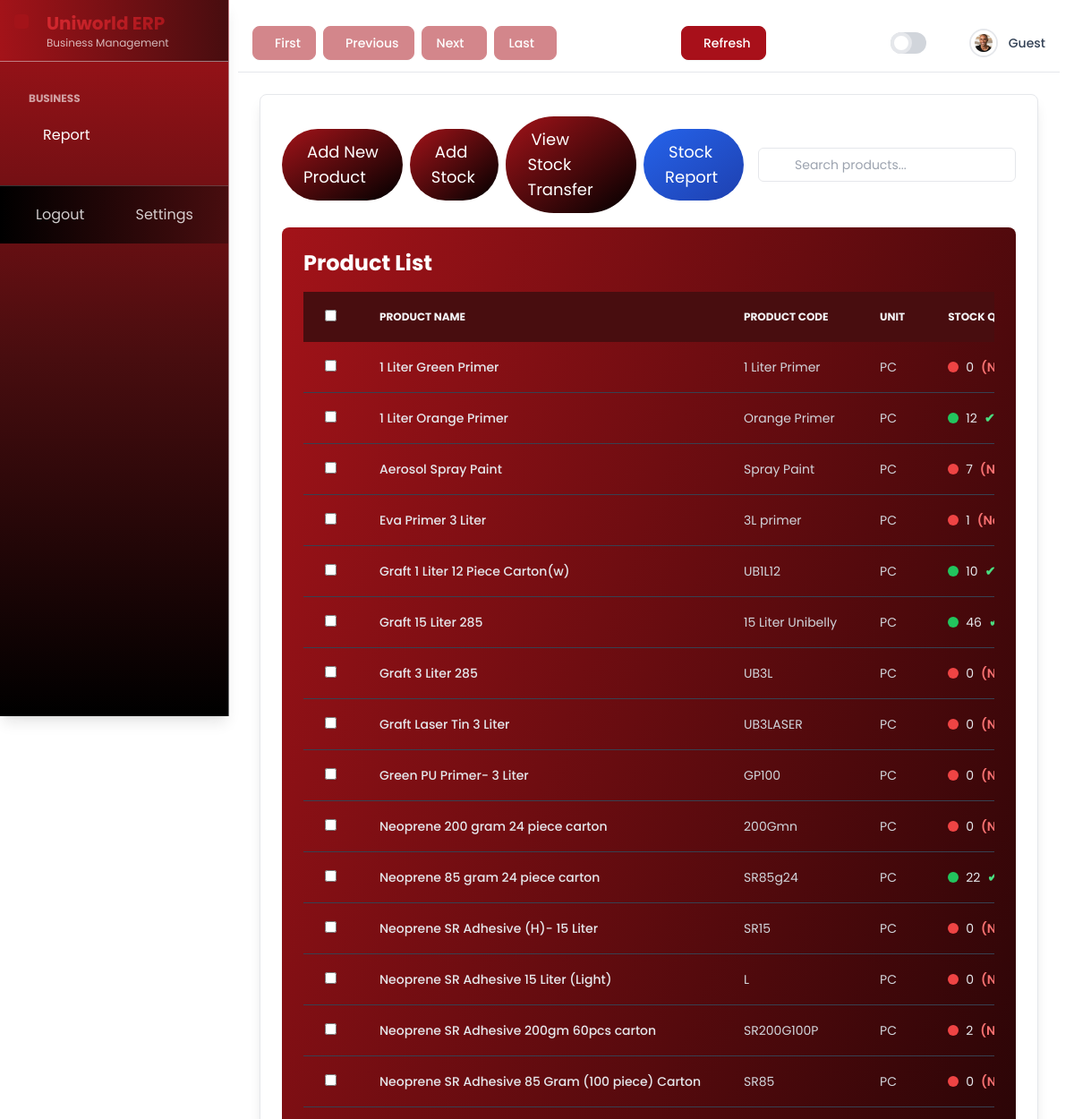
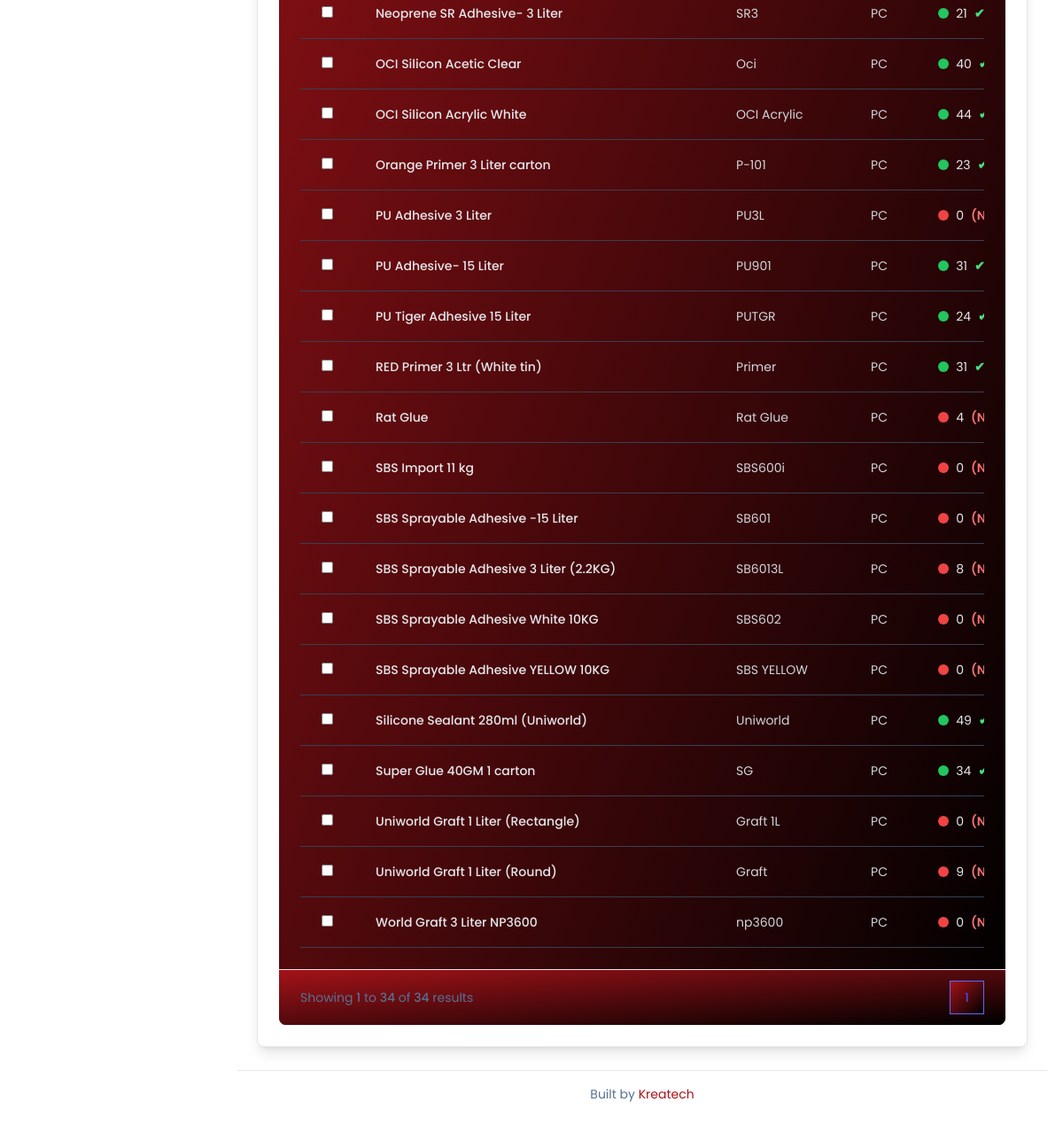
The app's page /erp/products/ with its own data (2 pictures, top to bottom).
### uniworlderp/models.py (models this page shows, shortened)
class Product(models.Model):
    CATEGORY_CHOICES = [
        ('Chemical', 'Chemical'),
        ('RawMaterials', 'Raw Materials'),
        ('Others', 'Others'),
    ]
    UNIT_CHOICES = [
        ('PC', 'PC'),
        ('CTN', 'CTN'),
        ('TIN', 'TIN'),
        ('Others', 'Others'),
    ]
    id = models.UUIDField(primary_key=True, default=uuid.uuid4, editable=False)
    name = models.CharField(max_length=255, db_index=True, verbose_name="Product Name")
    description = models.TextField(blank=True, null=True, verbose_name="Description (Pack Size)")
    category = models.CharField(
        max_length=50,
        choices=CATEGORY_CHOICES,
        default='Others',
        help_text="Select a category for the product."
    )
    stock_quantity = models.PositiveIntegerField(default=0)
    price = models.DecimalField(max_digits=10, decimal_places=2, default=0.00, verbose_name="Sales Price")
    unit = models.CharField(
        max_length=10,
        choices=UNIT_CHOICES,
        default='PC',
        verbose_name="Unit"
    )
    created_at = models.DateTimeField(auto_now_add=True)
    updated_at = models.DateTimeField(auto_now=True)
    owner = models.ForeignKey(settings.AUTH_USER_MODEL, on_delete=models.CASCADE, related_name='products')
    sku = models.CharField(max_length=50, unique=True, db_index=True, verbose_name="Product Code")
    is_active = models.BooleanField(default=True, help_text="Whether the product is active and available.")
    barcode = models.CharField(max_length=128, unique=True, null=True, blank=True)
    reorder_level = models.PositiveIntegerField(default=10, help_text="Stock level at which reorder is required.")
    image = models.ImageField(upload_to='product_images/', null=True, blank=True)
    discount_amount = models.DecimalField(
        max_digits=10,
        decimal_places=2,
        default=0,
        null=True,
        blank=True,
        help_text="Discount amount for the product."
        )
    class Meta:
        verbose_name = 'Product'
        verbose_name_plural = 'Products'
        ordering = ['name']  # Alphabetical ordering by name
        indexes = [
            models.Index(fields=['name', 'price']),
        ]

### uniworlderp/views/product_views.py (the view)
# urls.py: path('products/', product_views.ProductListView.as_view(), name='product_list'),
class ProductListView(ListView):
    model = Product
    template_name = 'product/list.html'
    context_object_name = 'products'
    paginate_by = 50
    def get_queryset(self):
        search_query = self.request.GET.get('search', '')
        queryset = Product.objects.all().order_by('name')  # Ensure alphabetical ordering
        if search_query:
            queryset = queryset.filter(
                Q(name__icontains=search_query) |
                Q(description__icontains=search_query)
            ).order_by('name')  # Maintain alphabetical ordering after search
        queryset = queryset.annotate(
            need_reorder=Case(
                When(stock_quantity__lt=F('reorder_level'), then=Value(True)),
                default=Value(False)
            ),
        )
        return queryset
    def get_context_data(self, **kwargs):
        context = super().get_context_data(**kwargs)
        context['search_query'] = self.request.GET.get('search', '')
        context['entity_type'] = self.request.GET.get('entity_type', '')
        context['verbose_name'] = self.model._meta.verbose_name_plural
        context['urls'] = {
            'add': 'customer_vendor:product_create',
            'add_stock': 'customer_vendor:add_stock',
            'view_stock_transfer': 'customer_vendor:stock_transfer_detailed_list',
        }
        return context

### myproject/context_processors.py (called while the page is built, shortened)
def app_menu_context(request):
    show_company_menu = False
    show_permission_menu = False
    show_dashboard_link = False
    show_customer_menu = False
    show_sales_employee_menu = False
    show_product_menu = False
    show_sales_order_menu = False
    show_purchase_menu = False
    show_invoice_menu   = False
    return {
        'show_company_menu': show_company_menu,
        'show_permission_menu': show_permission_menu,
        'show_dashboard_link': show_dashboard_link,
        'show_customer_menu': show_customer_menu,
        'show_sales_employee_menu': show_sales_employee_menu,
        'show_product_menu': show_product_menu,
        'show_sales_order_menu': show_sales_order_menu,
        'show_invoice_menu': show_invoice_menu,
        'show_purchase_menu': show_purchase_menu,
    }

### uniworlderp/templates/product/list.html (shortened to what this page needs)
{% extends "base.html" %}
{% load static %}
{% block main_content %}
<div class="bg-[hsl(var(--background))] rounded-lg shadow-lg overflow-hidden border border-[hsl(var(--border))]">
    <div class="p-6">
        <div class="flex flex-col sm:flex-row justify-between items-center mb-4 space-y-4 sm:space-y-0 sm:space-x-4">
            <div class="flex items-center space-x-2">
                <a href="{% url 'customer_vendor:product_create' %}" class="w-full sm:w-auto px-6 py-3 bg-gradient-to-br from-[#a31319] to-black text-white rounded-full hover:bg-opacity-90 focus:outline-none focus:ring-2 focus:ring-offset-2 focus:ring-[hsl(var(--ring))] text-lg">
                     Add New Product
                </a>
            <a
              href="{% url urls.add_stock %}"
              class="w-full sm:w-auto px-6 py-3 bg-gradient-to-br from-[#a31319] to-black text-white rounded-full hover:bg-opacity-90 focus:outline-none focus:ring-2 focus:ring-offset-2 focus:ring-[hsl(var(--ring))] text-lg"
            >
               Add Stock
            </a>
            <a
              href="{% url urls.view_stock_transfer %}"
              class="w-full sm:w-auto px-6 py-3 bg-gradient-to-br from-[#a31319] to-black text-white rounded-full hover:bg-opacity-90 focus:outline-none focus:ring-2 focus:ring-offset-2 focus:ring-[hsl(var(--ring))] text-lg"
            >
               View Stock Transfer
            </a>
            <a
              href="{% url 'customer_vendor:stock_report' %}"
              class="w-full sm:w-auto px-6 py-3 bg-gradient-to-br from-[#2563eb] to-[#1e40af] text-white rounded-full hover:bg-opacity-90 focus:outline-none focus:ring-2 focus:ring-offset-2 focus:ring-blue-500 text-lg"
            >
               Stock Report
            </a>
            </div>
            <form method="get" action="{% url 'customer_vendor:product_list' %}" class="relative w-full sm:w-auto">
                <input type="text" name="search" placeholder="Search products..." class="pl-10 pr-4 py-2 border border-[hsl(var(--border))] rounded-md focus:ring-indigo-500 focus:border-indigo-500 block w-full sm:w-72 sm:text-sm bg-[hsl(var(--background))]" value="{{ request.GET.search }}">
                <div class="absolute inset-y-0 left-0 pl-3 flex items-center pointer-events-none">
                </div>
            </form>
        </div>
        <div class="overflow-x-auto">
            <div class="bg-gradient-to-br from-[#a31319] to-black rounded-lg shadow-lg overflow-hidden">
                <div class="p-6">
                    <h2 class="text-2xl font-bold text-white mb-4">Product List</h2>
                    <div class="overflow-x-auto">
                        <table id="productTable" class="w-full text-sm text-left text-gray-200">
                            <thead class="text-xs uppercase bg-[#480d0f] text-gray-100">
                                <tr>
                                    <th scope="col" class="px-6 py-3">
                                        <input type="checkbox" class="rounded border-gray-600 text-[#a31319] shadow-sm focus:border-[#a31319] focus:ring focus:ring-[#a31319] focus:ring-opacity-50">
                                    </th>
                                    <th scope="col" class="px-6 py-3 cursor-pointer">Product Name</th>
                                    <th scope="col" class="px-6 py-3 cursor-pointer">Product Code</th>
                                    <th scope="col" class="px-6 py-3 cursor-pointer">Unit</th>
                                    <th scope="col" class="px-6 py-3 cursor-pointer">Stock Quantity</th>
                                </tr>
                            </thead>
                            <tbody>
                                {% for product in products %}
                                <tr class="border-b border-gray-700 hover:bg-[#5a1114] transition-colors">
                                    <td class="px-6 py-4 whitespace-nowrap">
                                        <input type="checkbox" class="rounded border-gray-600 text-[#a31319] shadow-sm focus:border-[#a31319] focus:ring focus:ring-[#a31319] focus:ring-opacity-50">
                                    </td>
                                    <td class="px-6 py-4 whitespace-nowrap">
                                        <div class="font-medium">{{ product.name }}</div>
                                    </td>
                                    <td class="px-6 py-4 whitespace-nowrap">
                                        <div class="text-gray-300">{{ product.sku }}</div>
                                    </td>
                                    <td class="px-6 py-4 whitespace-nowrap">
                                        <div class="text-gray-300">{{ product.get_unit_display }}</div>
                                    </td>
                                    <td class="px-6 py-4 whitespace-nowrap">
                                        <div class="flex items-center">
                                            <span class="w-3 h-3 rounded-full inline-block mr-2"
                                                  style="background-color: {% if product.need_reorder %}#ef4444{% else %}#22c55e{% endif %};">
                                            </span>
                                            {{ product.stock_quantity }}
                                            {% if product.need_reorder %}
                                            <span class="ml-2 text-red-400 font-semibold">(Need Reorder)</span>
                                            {% else %}
                                            <span class="ml-2 text-green-400 font-semibold">✔</span>
                                            {% endif %}
                                        </div>
                                    </td>
                                </tr>
                                {% empty %}
                                <tr>
                                    <td colspan="7" class="px-6 py-4 text-center text-sm text-gray-400">No products available.</td>
                                </tr>
                                {% endfor %}
                            </tbody>
                        </table>
                    </div>
                </div>
                {% include "includes/pagination.html" with page_obj=page_obj %}
            </div>
        </div>
    </div>
</div>
{% endblock %}

### templates/base.html (style rules this page uses)
:root { --background: 0 0% 100%; --foreground: 215 25% 27%; --card-header: 0 0% 97%; --card-header-foreground: 215 25% 27%; --card: 0 0% 100%; --card-foreground: 215 25% 27%; --table-header-bg: 356 83% 36%; --table-header-text: 0 0% 100%; --table-row-hover: 356 83% 36% / 0.1; --table-border: 220 13% 91%; --status-pending: 45 93% 47%; --status-completed: 142 76% 36%; --status-cancelled: 0 84% 60%; --button-primary: 356 83% 36%; --button-primary-hover: 356 84% 30%; --button-secondary: 220 13% 91%; --button-secondary-hover: 220 13% 85%; --primary: 356 83% 36%; --primary-foreground: 0 0% 100%; --primary-gradient: linear-gradient(to bottom right, #a31319, #000000); --secondary: 220 13% 91%; --secondary-foreground: 215 25% 27%; --muted: 220 13% 91%; --muted-foreground: 215 25% 46%; --accent: 220 13% 91%; --accent-foreground: 215 25% 27%; --destructive: 0 84% 60%; --destructive-foreground: 0 0% 100%; --border: 220 13% 91%; --input: 220 13% 91%; --ring: 356 83% 36%; --component-bg: linear-gradient(to bottom right, #a31319, #000000); --sidebar-bg: 0 0% 97%; --sidebar-hover: 356 83% 36%; --sidebar-hover-text: 0 0% 100%; --sidebar-text: 215 25% 27%; }
body { font-family: 'Poppins', sans-serif; }
* { scrollbar-width: thin; scrollbar-color: hsl(var(--primary)) hsl(var(--muted)); }

### records on screen
Product: name "1 Liter Green Primer", sku "1 Liter Primer", unit "PC", stock_quantity "0", shows "(Need Reorder)"
Product: name "1 Liter Orange Primer", sku "Orange Primer", unit "PC", stock_quantity "12"
Product: name "Aerosol Spray Paint", sku "Spray Paint", unit "PC", stock_quantity "7", shows "(Need Reorder)"
Product: name "Eva Primer 3 Liter", sku "3L primer", unit "PC", stock_quantity "1", shows "(Need Reorder)"
Product: name "Graft 1 Liter 12 Piece Carton(w)", sku "UB1L12", unit "PC", stock_quantity "10"
Product: name "Graft 15 Liter 285", sku "15 Liter Unibelly", unit "PC", stock_quantity "46"
Product: name "Graft 3 Liter 285", sku "UB3L", unit "PC", stock_quantity "0", shows "(Need Reorder)"
Product: name "Graft Laser Tin 3 Liter", sku "UB3LASER", unit "PC", stock_quantity "0", shows "(Need Reorder)"
Product: name "Green PU Primer- 3 Liter", sku "GP100", unit "PC", stock_quantity "0", shows "(Need Reorder)"
Product: name "Neoprene 200 gram 24 piece carton", sku "200Gmn", unit "PC", stock_quantity "0", shows "(Need Reorder)"
Product: name "Neoprene 85 gram 24 piece carton", sku "SR85g24", unit "PC", stock_quantity "22"
Product: name "Neoprene SR Adhesive (H)- 15 Liter", sku "SR15", unit "PC", stock_quantity "0", shows "(Need Reorder)"
Product: name "Neoprene SR Adhesive 15 Liter (Light)", sku "L", unit "PC", stock_quantity "0", shows "(Need Reorder)"
Product: name "Neoprene SR Adhesive 200gm 60pcs carton", sku "SR200G100P", unit "PC", stock_quantity "2", shows "(Need Reorder)"
Product: name "Neoprene SR Adhesive 85 Gram (100 piece) Carton", sku "SR85", unit "PC", stock_quantity "0", shows "(Need Reorder)"
Product: name "Neoprene SR Adhesive- 3 Liter", sku "SR3", unit "PC", stock_quantity "21"
Product: name "OCI Silicon Acetic Clear", sku "Oci", unit "PC", stock_quantity "40"
Product: name "OCI Silicon Acrylic White", sku "OCI Acrylic", unit "PC", stock_quantity "44"
Product: name "Orange Primer 3 Liter carton", sku "P-101", unit "PC", stock_quantity "23"
Product: name "PU Adhesive 3 Liter", sku "PU3L", unit "PC", stock_quantity "0", shows "(Need Reorder)"
Product: name "PU Adhesive- 15 Liter", sku "PU901", unit "PC", stock_quantity "31"
Product: name "PU Tiger Adhesive 15 Liter", sku "PUTGR", unit "PC", stock_quantity "24"
Product: name "RED Primer 3 Ltr (White tin)", sku "Primer", unit "PC", stock_quantity "31"
Product: name "Rat Glue", sku "Rat Glue", unit "PC", stock_quantity "4", shows "(Need Reorder)"
Product: name "SBS Import 11 kg", sku "SBS600i", unit "PC", stock_quantity "0", shows "(Need Reorder)"
Product: name "SBS Sprayable Adhesive -15 Liter", sku "SB601", unit "PC", stock_quantity "0", shows "(Need Reorder)"
Product: name "SBS Sprayable Adhesive 3 Liter (2.2KG)", sku "SB6013L", unit "PC", stock_quantity "8", shows "(Need Reorder)"
Product: name "SBS Sprayable Adhesive White 10KG", sku "SBS602", unit "PC", stock_quantity "0", shows "(Need Reorder)"
Product: name "SBS Sprayable Adhesive YELLOW 10KG", sku "SBS YELLOW", unit "PC", stock_quantity "0", shows "(Need Reorder)"
Product: name "Silicone Sealant 280ml (Uniworld)", sku "Uniworld", unit "PC", stock_quantity "49"
Product: name "Super Glue 40GM 1 carton", sku "SG", unit "PC", stock_quantity "34"
Product: name "Uniworld Graft 1 Liter (Rectangle)", sku "Graft 1L", unit "PC", stock_quantity "0", shows "(Need Reorder)"
Product: name "Uniworld Graft 1 Liter (Round)", sku "Graft", unit "PC", stock_quantity "9", shows "(Need Reorder)"
Product: name "World Graft 3 Liter NP3600", sku "np3600", unit "PC", stock_quantity "0", shows "(Need Reorder)"

### other values on screen
{{ page_obj.start_index }} "1"
{{ page_obj.end_index }} "34"
{{ paginator.count }} "34"
{{ num }} "1"
